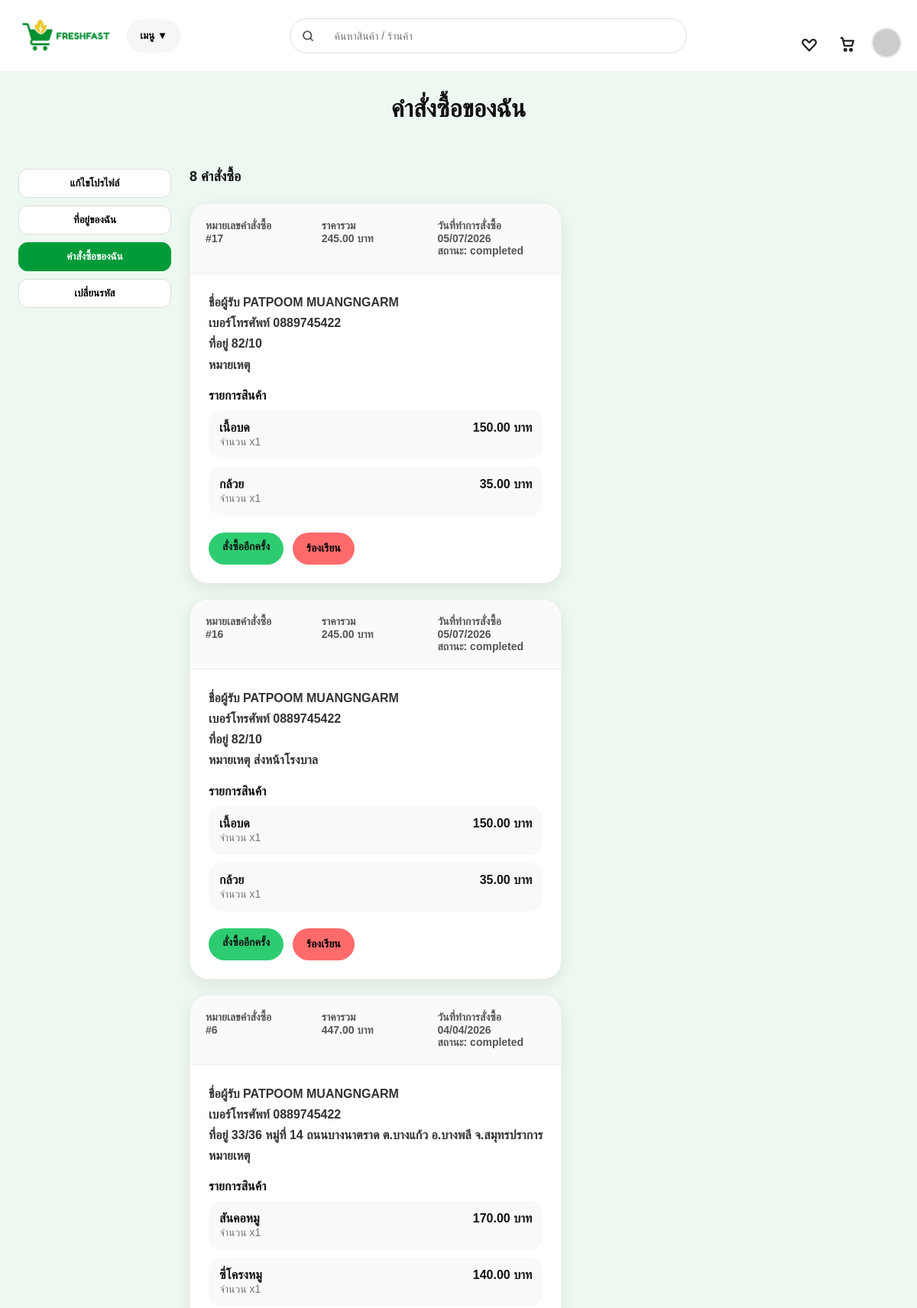
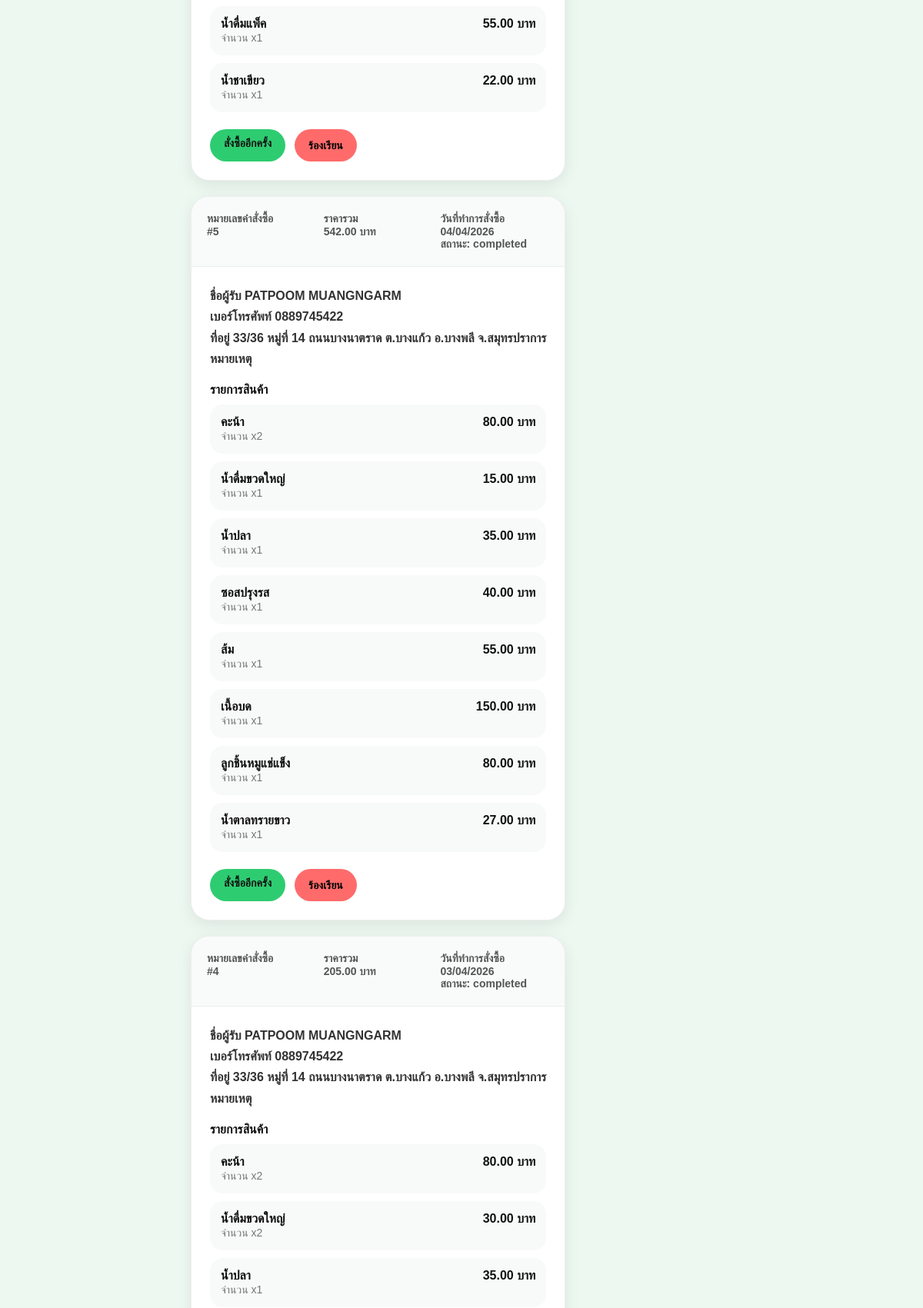
Page /orders.php (signed in, upper part) on the committed database (2 pictures, top to bottom).
### tables this page shows
CREATE TABLE `orders` (
  `order_id` int(11) NOT NULL,
  `user_id` int(11) NOT NULL,
  `rider_id` int(11) DEFAULT NULL,
  `status` enum('pending','accepted','delivering','completed','cancelled') DEFAULT 'pending',
  `receiver_name` varchar(150) NOT NULL,
  `phone` varchar(20) NOT NULL,
  `postal_code` varchar(10) DEFAULT NULL,
  `note` text DEFAULT NULL,
  `delivery_address` varchar(255) DEFAULT NULL,
  `delivery_lat` decimal(10,8) DEFAULT NULL,
  `delivery_lng` decimal(11,8) DEFAULT NULL,
  `subtotal` decimal(10,2) NOT NULL DEFAULT 0.00,
  `delivery_fee` decimal(10,2) NOT NULL DEFAULT 60.00,
  `discount` decimal(10,2) NOT NULL DEFAULT 0.00,
  `total_amount` decimal(10,2) NOT NULL DEFAULT 0.00,
  `created_at` timestamp NOT NULL DEFAULT current_timestamp()
);

CREATE TABLE `order_items` (
  `order_item_id` int(11) NOT NULL,
  `order_id` int(11) NOT NULL,
  `product_id` int(11) NOT NULL,
  `product_name` varchar(150) NOT NULL,
  `quantity` int(11) DEFAULT 1,
  `price` decimal(10,2) DEFAULT NULL,
  `line_total` decimal(10,2) NOT NULL DEFAULT 0.00,
  `shop_name` varchar(150) DEFAULT NULL
);

### orders.php (the view, shortened to what this page needs)
<?php
require_once "db.php";
$email = $_SESSION['user_email'] ?? null;
$avatar = $email
  ? "https://www.gravatar.com/avatar/" . md5(strtolower(trim($email))) . "?d=identicon&s=96"
  : null;
function e($v) {
    return htmlspecialchars((string)$v, ENT_QUOTES, 'UTF-8');
}
$userId = (int)($_SESSION['user_id'] ?? 0);
$sql = "
    SELECT *
    FROM orders
    WHERE user_id = ?
    ORDER BY order_id DESC
";
$stmt = $conn->prepare($sql);
$stmt->bind_param("i", $userId);
$stmt->execute();
$orders = $stmt->get_result();
?>
<!DOCTYPE html>
<html lang="th">
<head>
</head>
<body>
<header class="topbar">
  <div class="topbar__inner">
    <div class="left-group">
      <a class="brand desktop-logo" href="home.php">
        <img src="assets/images/logo_ok.png" alt="FreshFast">
      </a>
      <div class="desktop-menu">
        <button class="desktop-menu-btn" id="desktopMenuBtn">
          เมนู ▼
        </button>
      </div>
    </div>
    <form class="desktop-search" action="search.php" method="GET">
      <span class="search__icon">
        <svg viewBox="0 0 24 24" class="search-svg" fill="none" stroke="currentColor"
          stroke-width="2.3" stroke-linecap="round" stroke-linejoin="round">
          <circle cx="11" cy="11" r="7"></circle>
          <line x1="20" y1="20" x2="16.65" y2="16.65"></line>
        </svg>
      </span>
      <input type="text" name="q" placeholder="ค้นหาสินค้า / ร้านค้า">
    </form>
    <div class="order-actions">
      <a href="favorites.php" class="iconbtn" aria-label="รายการโปรด">
        <svg viewBox="0 0 24 24" class="icon" fill="none" stroke="currentColor"
          stroke-width="2.5" stroke-linecap="round" stroke-linejoin="round">
          <path d="M20.5 6.5c-1.5-1.5-4-1.5-5.5 0L12 9.5l-3-3c-1.5-1.5-4-1.5-5.5 0s-1.5 4 0 5.5L12 21l8.5-9c1.5-1.5 1.5-4 0-5.5z"/>
        </svg>
      </a>
      <a href="cart.php" class="iconbtn" aria-label="ตะกร้า">
        <svg viewBox="0 0 24 24" class="icon" fill="none" stroke="currentColor"
          stroke-width="2.5" stroke-linecap="round" stroke-linejoin="round">
          <circle cx="9" cy="20" r="1.5"/>
          <circle cx="17" cy="20" r="1.5"/>
          <path d="M3 3h2l2.5 11h11l2-7H6.5"/>
        </svg>
      </a>
      <div class="profile-menu">
        <button class="avatar-btn" id="avatarBtn">
          <img class="avatar" src="<?= htmlspecialchars($avatar) ?>">
        </button>
      </div>
    </div>
  </div>
</header>
<section class="page-header">
<h1>คำสั่งซื้อของฉัน</h1>
</section>
<main class="wrap">
  <div class="panel">
      <div class="side">
      <button class="navbtn" onclick="location.href='account.php'">
      แก้ไขโปรไฟล์
      </button>
      <button class="navbtn">
      ที่อยู่ของฉัน
      </button>
      <button class="navbtn active">
      คำสั่งซื้อของฉัน
      </button>
      <button class="navbtn">
      เปลี่ยนรหัส
      </button>
      </div>
    <section>
        <div class="content-title">
            <?= $orders ? (int)$orders->num_rows : 0 ?> คำสั่งซื้อ
        </div>
        <?php if ($orders && $orders->num_rows > 0): ?>
            <?php while ($order = $orders->fetch_assoc()): ?>
                <?php
                    $orderId = (int)$order['order_id'];
                    $total = $order['total_amount']
                        ?? $order['total_price']
                        ?? $order['grand_total']
                        ?? 0;
                    $date = $order['created_at']
                        ?? $order['order_date']
                        ?? '';
                    $status = $order['status']
                        ?? $order['order_status']
                        ?? '-';
                    $receiverName = $order['receiver_name']
                        ?? $order['customer_name']
                        ?? $order['name']
                        ?? '-';
                    $phone = $order['phone']
                        ?? $order['receiver_phone']
                        ?? $order['customer_phone']
                        ?? '-';
                    $address = $order['address']
                        ?? $order['delivery_address']
                        ?? $order['shipping_address']
                        ?? '-';
                    $note = $order['note']
                        ?? $order['order_note']
                        ?? '-';
                    $itemSql = "
                        SELECT *
                        FROM order_items
                        WHERE order_id = ?
                    ";
                    $itemStmt = $conn->prepare($itemSql);
                    $items = null;
                    if ($itemStmt) {
                        $itemStmt->bind_param("i", $orderId);
                        $itemStmt->execute();
                        $items = $itemStmt->get_result();
                    }
                ?>
                <div class="order-card">
                    <div class="order-head">
                        <div>
                            หมายเลขคำสั่งซื้อ<br>
                            #<?= e($orderId) ?>
                        </div>
                        <div>
                            ราคารวม<br>
                            <?= number_format((float)$total, 2) ?> บาท
                        </div>
                        <div>
                            วันที่ทำการสั่งซื้อ<br>
                            <?= $date ? e(date("d/m/Y", strtotime($date))) : '-' ?>
                            <br>
                            สถานะ: <?= e($status) ?>
                        </div>
                    </div>
                    <div class="order-body">
                        <div class="info">
                            ชื่อผู้รับ <?= e($receiverName) ?><br>
                            เบอร์โทรศัพท์ <?= e($phone) ?><br>
                            ที่อยู่ <?= e($address) ?><br>
                            หมายเหตุ <?= e($note) ?>
                        </div>
                        <div class="shop-name">
                            รายการสินค้า
                        </div>
                        <?php if ($items && $items->num_rows > 0): ?>
                            <?php while ($item = $items->fetch_assoc()): ?>
                                <?php
                                    $qty = (int)($item['quantity'] ?? $item['qty'] ?? 1);
                                    $price = $item['unit_price']
                                        ?? $item['price']
                                        ?? 0;
                                    $subtotal = $item['line_total']
                                        ?? $item['subtotal']
                                        ?? ((float)$price * $qty);
                                    $productName = $item['product_name']
                                        ?? ("สินค้า #" . ($item['product_id'] ?? '-'));
                                ?>
                                <div class="product-item">
                                <div>
                                <b>
                                <?=e($productName)?>
                                </b>
                                <br>
                                <span>
                                จำนวน x<?=$qty?>
                                </span>
                                </div>
                                <strong>
                                <?=number_format($subtotal,2)?> บาท
                                </strong>
                                </div>
                            <?php endwhile; ?>
                        <?php endif; ?>
            <div class="order-actions">
                <a class="btn green"
                href="order_detail.php?order_id=<?= $orderId ?>">
                    สั่งซื้ออีกครั้ง
                </a>
                <?php if (!empty($order['complaint_status']) && $order['complaint_status'] == 1): ?>
                    <button class="btn red" disabled style="opacity:.5;cursor:not-allowed;">
                        ร้องเรียนแล้ว
                    </button>
                <?php else: ?>
                    <button class="btn red"
                        onclick="openComplaintModal(<?= $orderId ?>)">
                        ร้องเรียน
                    </button>
                <?php endif; ?>
            </div>
                    </div>
                </div>
            <?php endwhile; ?>
        <?php else: ?>
            <div class="empty">
                ยังไม่มีคำสั่งซื้อ
            </div>
        <?php endif; ?>
    </section>
  </div>
</main>
</body>
</html>

### orders.php (style rules this page uses)
* { box-sizing:border-box; }
body { margin:0; background:#edf8f1; font-family:Arial, Helvetica, sans-serif; color:#111; }
a { text-decoration:none; color:inherit; }
.topbar { position:sticky; top:0; z-index:100; background:#fff; border-bottom:1px solid rgba(0,0,0,.06); }
.topbar__inner { max-width:1200px; margin:0 auto; padding:14px 20px; display:flex; align-items:center; justify-content:space-between; gap:16px; }
.left-group { display:flex; align-items:center; gap:12px; }
.desktop-menu { position:relative; display:flex; align-items:center; }
.desktop-menu-btn { height:44px; padding:0 18px; border:none; background:#f6f6f6; border-radius:999px; font-weight:700; cursor:pointer; display:flex; align-items:center; gap:8px; transition:.2s; }
.desktop-search { flex:1; max-width:520px; display:flex; align-items:center; height:46px; border-radius:999px; border:1px solid #ddd; padding:0 14px; background:#fff; }
.desktop-search input { width:100%; height:40px; border:none; padding:0 18px; font-size:14px; outline:none; }
.search__icon { display:flex; align-items:center; justify-content:center; color:#666; margin-right:8px; }
.search-svg { width:18px; height:18px; stroke:#222; opacity:.8; }
.brand img { height:54px; display:block; }
.iconbtn { background:transparent; border:none; cursor:pointer; padding:8px; border-radius:50%; transition:.2s; display:flex; align-items:center; justify-content:center; }
.icon { width:22px; height:22px; stroke:#222; transition:.2s; }
.profile-menu { position:relative; display:flex; align-items:center; }
.avatar-btn { border:none; background:none; padding:0; cursor:pointer; }
.avatar { width:40px; height:40px; border-radius:999px; object-fit:cover; border:2px solid #eee; }
.panel { display:flex; gap:24px; align-items:flex-start; }
.side { width:200px; flex-shrink:0; }
.content-title { font-size:18px; font-weight:900; margin-bottom:24px; }
.info { line-height:1.8; font-weight:700; margin-bottom:24px; }
.panel { display:flex; gap:24px; max-width:1200px; margin:40px auto; padding:0 24px; }
.side { width:200px; display:flex; flex-direction:column; gap:10px; }
.navbtn { padding:10px 14px; border-radius:12px; border:1px solid #ddd; background:#fff; font-weight:700; cursor:pointer; }
.navbtn.active { background:#009b39; color:#fff; border-color:#009b39; }
.order-card { background:#fff; border-radius:20px; box-shadow:0 8px 24px rgba(0,0,0,.06); overflow:hidden; margin-bottom:20px; border:1px solid #eee; }
.order-head { display:grid; grid-template-columns:1fr 1fr 1fr; gap:10px; padding:18px 22px; background:#f7faf8; font-weight:800; font-size:14px; color:#333; border-bottom:1px solid #eee; }
.order-body { padding:18px 22px; }
.info { font-weight:600; line-height:1.7; color:#333; margin-bottom:16px; }
.shop-name { font-weight:800; margin:18px 0 10px; }
.order-actions { display:flex; gap:12px; margin-top:22px; }
.btn { height:42px; padding:0 22px; border-radius:999px; font-weight:800; }
.green { background:#2ECC71; }
.red { background:#ff6b6b; }
.navbtn { text-align:center; }
.btn { padding:10px 18px; border-radius:999px; font-weight:700; cursor:pointer; border:none; font-size:14px; }
.order-card { background:#fff; border-radius:24px; padding:0; margin-bottom:20px; box-shadow: 0 6px 20px rgba(0,0,0,.08); }
.order-head { background:#f8fbf9; padding:20px; }
.order-head div { color:#555; }
.order-body { padding:24px; }
.page-header { max-width:1200px; margin:30px auto; padding:0 24px; text-align:center; }
.page-header h1 { font-size:32px; font-weight:900; margin-bottom:20px; }
.product-item { display:flex; justify-content:space-between; padding:14px; background:#f8faf9; border-radius:16px; margin-top:10px; }
.product-item span { color:#777; font-size:14px; }

### rows in the picture
orders: order_id "17", total_amount "245.00", created_at "05/07/2026", status "completed", receiver_name "PATPOOM MUANGNGARM", phone "0889745422", delivery_address "82/10"
order_items: product_name "เนื้อบด", quantity "1", line_total "150.00"
order_items: product_name "กล้วย", quantity "1", line_total "35.00"
orders: order_id "16", total_amount "245.00", created_at "05/07/2026", status "completed", receiver_name "PATPOOM MUANGNGARM", phone "0889745422", delivery_address "82/10", note "ส่งหน้าโรงบาล"
order_items: product_name "เนื้อบด", quantity "1", line_total "150.00"
order_items: product_name "กล้วย", quantity "1", line_total "35.00"
orders: order_id "6", total_amount "447.00", created_at "04/04/2026", status "completed", receiver_name "PATPOOM MUANGNGARM", phone "0889745422", delivery_address "33/36 หมู่ที่ 14 ถนนบางนาตราด ต.บางแก้ว อ.บางพลี จ.สมุทรปราการ"
order_items: product_name "สันคอหมู", quantity "1", line_total "170.00"
order_items: product_name "ซี่โครงหมู", quantity "1", line_total "140.00"
order_items: product_name "น้ำดื่มแพ็ค", quantity "1", line_total "55.00"
order_items: product_name "น้ำชาเขียว", quantity "1", line_total "22.00"
orders: order_id "5", total_amount "542.00", created_at "04/04/2026", status "completed", receiver_name "PATPOOM MUANGNGARM", phone "0889745422", delivery_address "33/36 หมู่ที่ 14 ถนนบางนาตราด ต.บางแก้ว อ.บางพลี จ.สมุทรปราการ"
order_items: product_name "คะน้า", quantity "2", line_total "80.00"
order_items: product_name "น้ำดื่มขวดใหญ่", quantity "1", line_total "15.00"
order_items: product_name "น้ำปลา", quantity "1", line_total "35.00"
order_items: product_name "ซอสปรุงรส", quantity "1", line_total "40.00"
order_items: product_name "ส้ม", quantity "1", line_total "55.00"
order_items: product_name "เนื้อบด", quantity "1", line_total "150.00"
order_items: product_name "ลูกชิ้นหมูแช่แข็ง", quantity "1", line_total "80.00"
order_items: product_name "น้ำตาลทรายขาว", quantity "1", line_total "27.00"
orders: order_id "4", total_amount "205.00", created_at "03/04/2026", status "completed", receiver_name "PATPOOM MUANGNGARM", phone "0889745422", delivery_address "33/36 หมู่ที่ 14 ถนนบางนาตราด ต.บางแก้ว อ.บางพลี จ.สมุทรปราการ"
order_items: product_name "คะน้า", quantity "2", line_total "80.00"
order_items: product_name "น้ำดื่มขวดใหญ่", quantity "2", line_total "30.00"
order_items: product_name "น้ำปลา", quantity "1", line_total "35.00"

### other values in the picture
$orders->num_rows "8"
